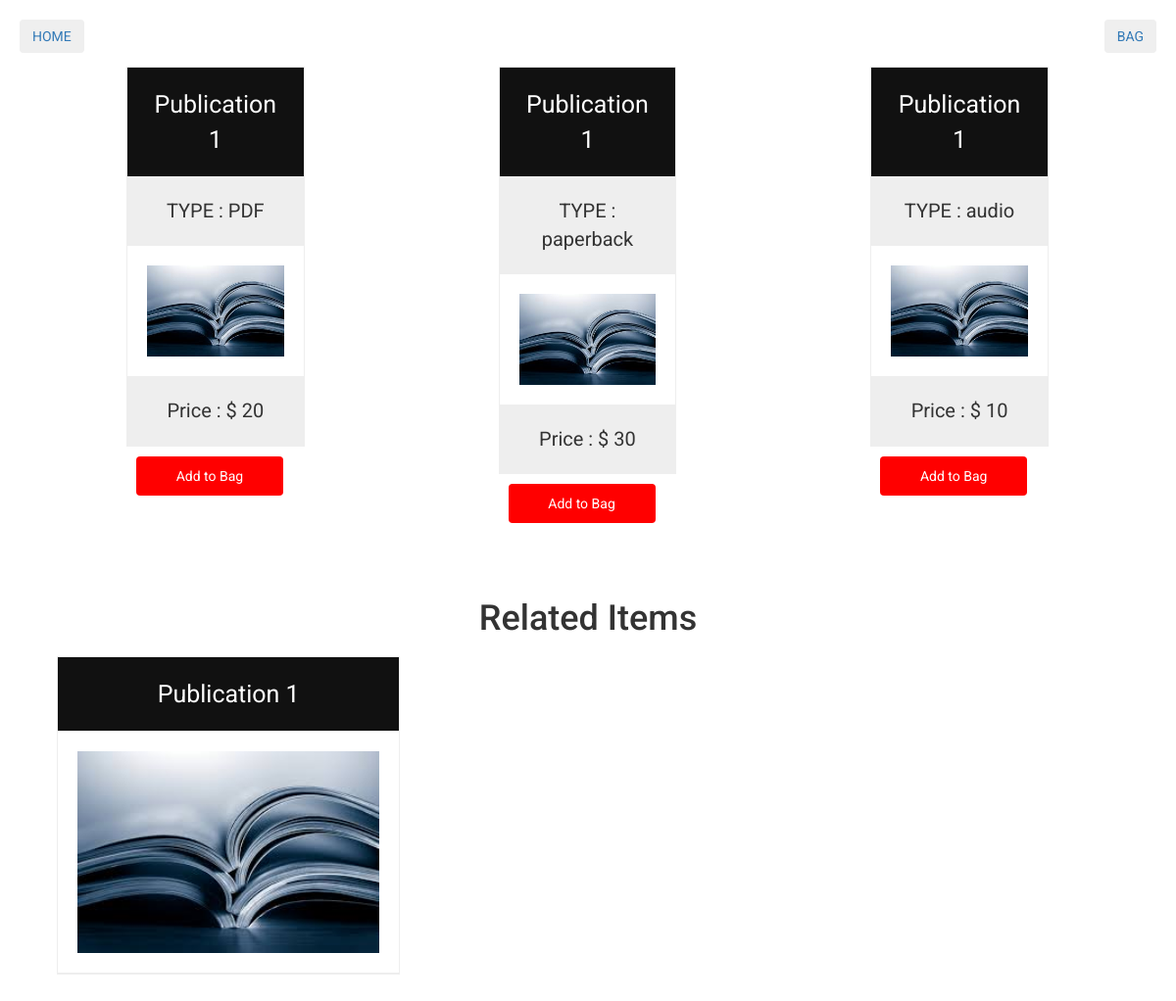
/product/1/, run on the app's committed database.
### core/models.py (models this page shows, shortened)
class Product(models.Model):
    name = models.CharField(max_length=100)
    description = models.TextField()

class ProductPDF(models.Model):
    product = models.ForeignKey(Product)
    url = models.CharField(max_length=235)
    price = models.IntegerField(null=True)

class ProductPaperback(models.Model):
    product = models.ForeignKey(Product)
    url = models.CharField(max_length=235)
    price = models.IntegerField(null=True)

class ProductAudio(models.Model):
    product = models.ForeignKey(Product)
    url = models.CharField(max_length=235)
    price = models.IntegerField(null=True)

### core/views.py (the view)
# urls.py: url(r'^product/(?P<pk>[0-9]+)/$', ProductView.as_view(), name='product'),
class ProductView(DetailView):
    model = Product
    template_name = 'product.html'
    context_object_name = 'product'
    def get_context_data(self, **kwargs):
        context = super(ProductView, self).get_context_data(**kwargs)
        context['audio'] = self.object.productaudio_set.first()
        context['pdf'] = self.object.productpdf_set.first()
        context['paperback'] = self.object.productpaperback_set.first()
        context['related_items'] = Product.objects.all()
        return context

### templates/product.html (shortened to what this page needs)
{% extends 'base.html' %}
{% load staticfiles %}
{% block content %}
    {% if pdf %}
        <div class="columns">
            <form action="{% url 'add_to_cart' %}" method="POST">
                <ul class="price">
                    <li class="header">{{ product.name }}</li>
                    <li class="grey">TYPE : PDF</li>
                    <li><img src="{% static 'img/publication.jpg' %}"/></li>
                    <li class="grey">Price : $ {{ pdf.price }}</li>
                </ul>
                <input class="btn" type="submit" value="Add to Bag"/>
            </form>
        </div>
    {% endif %}
    {% if paperback %}
        <div class="columns">
            <form action="{% url 'add_to_cart' %}" method="POST">
                <ul class="price">
                    <li class="header">{{ product.name }}</li>
                    <li class="grey">TYPE : paperback</li>
                    <li><img src="{% static 'img/publication.jpg' %}"/></li>
                    <li class="grey">Price : $ {{ paperback.price }}</li>
                </ul>
                <input class="btn" type="submit" value="Add to Bag"/>
            </form>
        </div>
    {% endif %}
    {% if audio %}
        <div class="columns">
            <form action="{% url 'add_to_cart' %}" method="POST">
                <ul class="price">
                    <li class="header">{{ product.name }}</li>
                    <li class="grey">TYPE : audio</li>
                    <li><img src="{% static 'img/publication.jpg' %}"/></li>
                    <li class="grey">Price : $ {{ audio.price }}</li>
                </ul>
                <input class="btn" type="submit" value="Add to Bag"/>
            </form>
        </div>
    {% endif %}
    {% if related_items %}
        <div class="related-items">
            <h1>Related Items</h1>
            {% for item in related_items %}
                <a href="{% url 'product' item.pk %}">
                    <div class="columns">
                        <ul class="price">
                            <li class="header">{{ item.name }}</li>
                            <li><img src="{% static 'img/publication.jpg' %}"/></li>
                        </ul>
                    </div>
                </a>
            {% endfor %}
        </div>
    {% endif %}
{% endblock %}

### core/static/css/style.css (style rules this page uses)
body { font-family: "Roboto", helvetica, arial, sans-serif; font-size: 16px; font-weight: 400; text-rendering: optimizeLegibility; }
h1 { text-align: center; }
form { width: 50%; margin: 0 auto; }
* { box-sizing: border-box; }
.columns { float: left; width: 33.3%; padding: 8px; }
div { padding:20px; }
.columns img { width: 100%; height: auto; }
.price { list-style-type: none; border: 1px solid #eee; margin: 0; padding: 0; -webkit-transition: 0.3s; transition: 0.3s; }
.price .header { background-color: #111; color: white; font-size: 25px; }
.price li { border-bottom: 1px solid #eee; padding: 20px; text-align: center; }
.price .grey { background-color: #eee; font-size: 20px; }
input { padding: 10px; margin: 10px; border: 1px solid red; border-radius: 4px; background-color: lightblue; }
input[type='submit'] { padding: 10px; margin: 10px; width: 150px; height: 40px; color: white; border: none; background-color: red; }

### data on the page
Product: name "Publication 1"
ProductPDF: price "20"
ProductPaperback: price "30"
ProductAudio: price "10"
